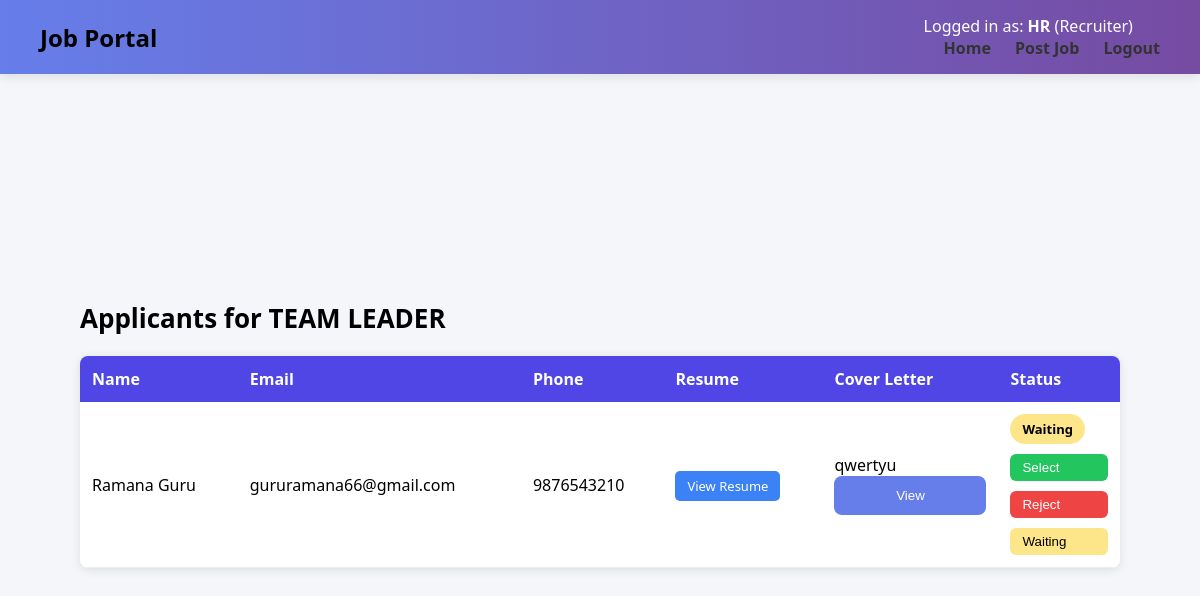
The app's page /applications/15/ (signed in) with its own data.
### myapp/models.py (models this page shows, shortened)
class Profile(models.Model):
    ROLE_CHOICES = (
        ('seeker', 'Job Seeker'),
        ('recruiter', 'Recruiter'),
    )
    user = models.OneToOneField(User, on_delete=models.CASCADE)
    role = models.CharField(max_length=20, choices=ROLE_CHOICES)

class Job(models.Model):
    title = models.CharField(max_length=200)
    company = models.CharField(max_length=200)
    location = models.CharField(max_length=200)
    description = models.TextField()
    salary = models.CharField(max_length=100)
    experience = models.CharField(max_length=100)
    posted_by = models.ForeignKey(User, on_delete=models.CASCADE)

class Application(models.Model):
    STATUS_CHOICES = [
        ('waiting', 'Waiting'),
        ('selected', 'Selected'),
        ('rejected', 'Rejected'),
    ]
    job = models.ForeignKey(Job, on_delete=models.CASCADE)
    applicant = models.ForeignKey(User, on_delete=models.CASCADE)
    name = models.CharField(max_length=200)
    email = models.EmailField()
    phone = models.CharField(max_length=15)
    resume = models.FileField(upload_to='resumes/')
    cover_letter = models.TextField()
    applied_at = models.DateTimeField(auto_now_add=True)
    status = models.CharField(
        max_length=10,
        choices=STATUS_CHOICES,
        default='waiting'
    )

### myapp/views.py (the view, shortened to what this page needs)
# urls.py: path('applications/<int:pk>/', views.view_applicants, name='view_applicants'),
@login_required
def view_applicants(request, pk):
    job = get_object_or_404(Job, pk=pk)
    if request.user.profile.role != "recruiter":
        messages.error(request, "Access Denied!")
        return redirect("home")
    applicants = job.application_set.all()  # all applicants for this job
    return render(request, "view_applicants.html", {"job": job, "applicants": applicants})

### myapp/templates/view_applicants.html (shortened to what this page needs)
{% extends 'base.html' %} {% load static %} {% block content %}
<div class="applicants-container">
  <h2 class="applicants-title">Applicants for {{ job.title }}</h2>
  {% if applicants %}
  <table class="applicants-table">
    <thead>
      <tr>
        <th>Name</th>
        <th>Email</th>
        <th>Phone</th>
        <th>Resume</th>
        <th>Cover Letter</th>
        {% if user.profile.role == "recruiter" %}
        <th>Status</th>
        {% elif user.profile.role == "seeker" %}
        <th>Application Status</th>
        {% endif %}
      </tr>
    </thead>
    <tbody>
      {% for app in applicants %}
      <tr>
        <td>{{ app.name }}</td>
        <td>{{ app.email }}</td>
        <td>{{ app.phone }}</td>
        <td>
          {% if app.resume %}
          <a href="{{ app.resume.url }}" target="_blank" class="resume-btn"
            >View Resume</a
          >
          {% else %} - {% endif %}
        </td>
        <td>
          <span class="cover-preview">
            {{ app.cover_letter|truncatewords:15 }}
          </span>
          <button
            onclick="showCover('{{ app.cover_letter|escapejs }}')"
            class="cover-btn"
          >
            View
          </button>
        </td>
        {% if user.profile.role == "recruiter" %}
        <td class="status-cell">
          <span class="status-badge {{ app.status }}">
            {{ app.status|capfirst }}
          </span>
          <div class="status-actions">
            <form
              method="POST"
              action="{% url 'update_status' app.pk 'selected' %}"
            >
              <button type="submit" class="action-btn select-btn">
                Select
              </button>
            </form>
            <form
              method="POST"
              action="{% url 'update_status' app.pk 'rejected' %}"
            >
              <button type="submit" class="action-btn reject-btn">
                Reject
              </button>
            </form>
            <form
              method="POST"
              action="{% url 'update_status' app.pk 'waiting' %}"
            >
              <button type="submit" class="action-btn wait-btn">Waiting</button>
            </form>
          </div>
        </td>
        {% elif user.profile.role == "seeker" %}
        <td>
          <span class="status {{ app.status }}">
            {{ app.status|capfirst }}
          </span>
        </td>
        {% endif %}
      </tr>
      {% endfor %}
    </tbody>
  </table>
  {% else %}
  <div class="no-applicants">
    <h3>No applicants yet.</h3>
  </div>
  {% endif %}
</div>
{% endblock %}

### myapp/templates/base.html (shortened to what this page needs)
{% load static %}
<!doctype html>
<html>
  <head>
    <link rel="stylesheet" href="{% static 'css/style.css' %}" />
  </head>
  <body>
    <nav>
      <h1>Job Portal</h1>
      <div class="nav-links">
        {% if user.is_authenticated %}
        <p style="color: white">
          Logged in as: <strong>{{ user.username }}</strong>
          ({{ user.profile.role|title }})
        </p>
        {% endif %}
        <a href="/">Home</a>
        {% if user.is_authenticated and user.profile.role == "recruiter" %}
        <a href="{% url 'post_job' %}">Post Job</a>
        {% endif %} {% if user.is_authenticated %}
        <a href="{% url 'logout' %}">Logout</a>
        {% else %}
        <a href="{% url 'login' %}">Login</a>
        {% endif %}
      </div>
    </nav>
    <div class="container">{% block content %}{% endblock %}</div>
  </body>
</html>

### myapp/static/css/style.css (style rules this page uses)
* { margin:0; padding:0; box-sizing:border-box; }
body { background:#f4f6f9; font-family:"Segoe UI",sans-serif; }
nav { background:linear-gradient(to right,#667eea,#764ba2); padding:15px 40px; display:flex; justify-content:space-between; align-items:center; box-shadow:0 3px 10px rgba(0,0,0,0.1); }
nav h1 { margin:0; }
.nav-links a { text-decoration:none; color:#333; margin-left:20px; font-weight:bold; }
.container { height:calc(100vh - 80px); display:flex; justify-content:center; align-items:center; }
button { width:100%; padding:12px; background:#667eea; color:white; border:none; border-radius:8px; cursor:pointer; }
.applicants-container { width:90%; max-width:1100px; margin:20px auto; padding:20px; }
.applicants-title { font-size:26px; font-weight:bold; margin-bottom:20px; }
.applicants-table { width:100%; border-collapse:collapse; background:#fff; border-radius:8px; overflow:hidden; box-shadow:0 2px 10px rgba(0,0,0,0.1); }
.applicants-table th { background:#4f46e5; color:#fff; padding:12px; text-align:left; }
.applicants-table td { padding:12px; border-bottom:1px solid #eee; }
.resume-btn { background:#3b82f6; color:white; padding:6px 12px; border-radius:5px; text-decoration:none; font-size:13px; white-space:nowrap; }
.status-badge { padding:6px 12px; border-radius:20px; font-size:13px; font-weight:600; display:inline-block; }
.status-badge.waiting { background:#fde68a; color:#000; }
.action-btn { display:flex; gap:20px; margin-top:10px; }
.select-btn { background:#22c55e; color:white; border:none; padding:6px 12px; border-radius:6px; cursor:pointer; }
.reject-btn { background:#ef4444; color:white; border:none; padding:6px 12px; border-radius:6px; cursor:pointer; }
.wait-btn { background:#fde68a; color:black; border:none; padding:6px 12px; border-radius:6px; cursor:pointer; }

### records on screen
Job: title "TEAM LEADER"
Application: name "Ramana Guru", email "gururamana66@gmail.com", phone "9876543210", cover_letter "qwertyu", status "Waiting"

### other values on screen
{{ user.username }} "HR"
{{ user.profile.role|title }} "Recruiter"
